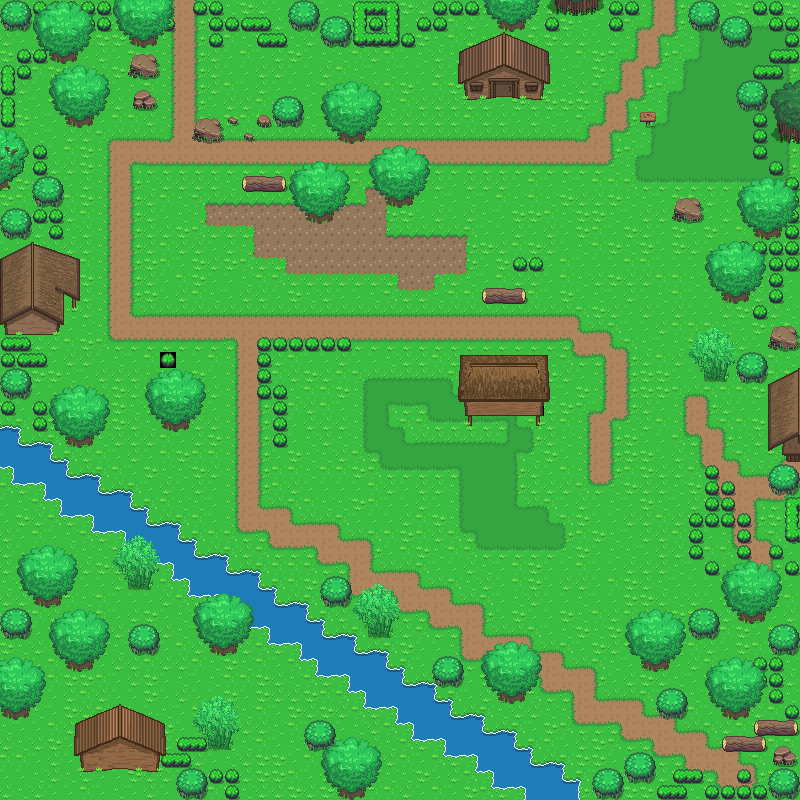

The image is a tile-based game level rendered from a .tmx file. Its description and source (layers, tilesets, objects; grid data summarised) follow:
An orthogonal 50x50 tile map with 16x16 px tiles, 10 tile layers (Base, endblocks, Cliff, Objects 1, ...), 2 tilesets.

<map version="1.0" tiledversion="1.0.2" orientation="orthogonal" renderorder="left-down" width="50" height="50" tilewidth="16" tileheight="16" nextobjectid="1">
 <tileset firstgid="1" source="../Tileset/Overworld.tsx" />
 <tileset firstgid="1729" source="../Tileset/Building.tsx" />
 <layer name="Base" width="50" height="50">
  <data>[2500 cells, 2499 non-empty, 55 distinct tile ids]</data>
 </layer>
 <layer name="endblocks" width="50" height="50">
  <data>[2500 cells, 228 non-empty, 66 distinct tile ids]</data>
 </layer>
 <layer name="Cliff" width="50" height="50">
  <data>[2500 cells, 0 non-empty, 0 distinct tile ids]</data>
 </layer>
 <layer name="Objects 1" width="50" height="50">
  <data>[2500 cells, 53 non-empty, 15 distinct tile ids]</data>
 </layer>
 <layer name="Plants 1" width="50" height="50">
  <data>[2500 cells, 162 non-empty, 45 distinct tile ids]</data>
 </layer>
 <layer name="Buildings 1" width="50" height="50">
  <data>[2500 cells, 88 non-empty, 88 distinct tile ids]</data>
 </layer>
 <layer name="Buildngs 2" width="50" height="50">
  <data>[2500 cells, 0 non-empty, 0 distinct tile ids]</data>
 </layer>
 <layer name="Objects 2" width="50" height="50">
  <data>[2500 cells, 0 non-empty, 0 distinct tile ids]</data>
 </layer>
 <layer name="Plants 2" width="50" height="50">
  <data>[2500 cells, 24 non-empty, 6 distinct tile ids]</data>
 </layer>
 <layer name="Above Player" width="50" height="50">
  <properties>
   <property name="unity:sortingLayerName" value="AbovePlayer" />
  </properties>
  <data>[2500 cells, 236 non-empty, 28 distinct tile ids]</data>
 </layer>
</map>
